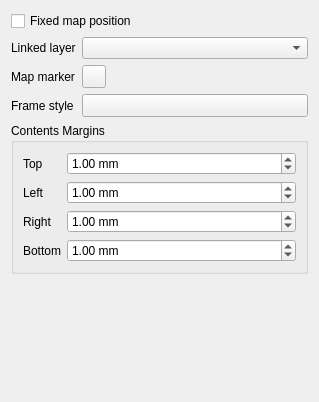
<?xml version="1.0" encoding="UTF-8"?>
<ui version="4.0">
 <class>QgsAnnotationWidgetBase</class>
 <widget class="QWidget" name="QgsAnnotationWidgetBase">
  <property name="geometry">
   <rect>
    <x>0</x>
    <y>0</y>
    <width>319</width>
    <height>402</height>
   </rect>
  </property>
  <property name="windowTitle">
   <string notr="true">Form</string>
  </property>
  <layout class="QGridLayout" name="gridLayout">
   <item row="6" column="0" colspan="2">
    <widget class="QgsCollapsibleGroupBox" name="mMarginsGroupBox">
     <property name="title">
      <string>Contents Margins</string>
     </property>
     <layout class="QGridLayout" name="gridLayout_2">
      <item row="0" column="0">
       <widget class="QLabel" name="label">
        <property name="text">
         <string>Top</string>
        </property>
       </widget>
      </item>
      <item row="0" column="1">
       <widget class="QgsDoubleSpinBox" name="mSpinTopMargin">
        <property name="sizePolicy">
         <sizepolicy hsizetype="Minimum" vsizetype="Fixed">
          <horstretch>1</horstretch>
          <verstretch>0</verstretch>
         </sizepolicy>
        </property>
        <property name="suffix">
         <string> mm</string>
        </property>
        <property name="decimals">
         <number>2</number>
        </property>
        <property name="maximum">
         <double>10000000.000000000000000</double>
        </property>
        <property name="singleStep">
         <double>0.200000000000000</double>
        </property>
        <property name="value">
         <double>1.000000000000000</double>
        </property>
       </widget>
      </item>
      <item row="3" column="0">
       <widget class="QLabel" name="label_4">
        <property name="text">
         <string>Bottom</string>
        </property>
       </widget>
      </item>
      <item row="1" column="0">
       <widget class="QLabel" name="label_2">
        <property name="text">
         <string>Left</string>
        </property>
       </widget>
      </item>
      <item row="2" column="0">
       <widget class="QLabel" name="label_3">
        <property name="text">
         <string>Right</string>
        </property>
       </widget>
      </item>
      <item row="1" column="1">
       <widget class="QgsDoubleSpinBox" name="mSpinLeftMargin">
        <property name="sizePolicy">
         <sizepolicy hsizetype="Minimum" vsizetype="Fixed">
          <horstretch>1</horstretch>
          <verstretch>0</verstretch>
         </sizepolicy>
        </property>
        <property name="suffix">
         <string> mm</string>
        </property>
        <property name="decimals">
         <number>2</number>
        </property>
        <property name="maximum">
         <double>10000000.000000000000000</double>
        </property>
        <property name="singleStep">
         <double>0.200000000000000</double>
        </property>
        <property name="value">
         <double>1.000000000000000</double>
        </property>
       </widget>
      </item>
      <item row="2" column="1">
       <widget class="QgsDoubleSpinBox" name="mSpinRightMargin">
        <property name="sizePolicy">
         <sizepolicy hsizetype="Minimum" vsizetype="Fixed">
          <horstretch>1</horstretch>
          <verstretch>0</verstretch>
         </sizepolicy>
        </property>
        <property name="suffix">
         <string> mm</string>
        </property>
        <property name="decimals">
         <number>2</number>
        </property>
        <property name="maximum">
         <double>10000000.000000000000000</double>
        </property>
        <property name="singleStep">
         <double>0.200000000000000</double>
        </property>
        <property name="value">
         <double>1.000000000000000</double>
        </property>
       </widget>
      </item>
      <item row="3" column="1">
       <widget class="QgsDoubleSpinBox" name="mSpinBottomMargin">
        <property name="sizePolicy">
         <sizepolicy hsizetype="Minimum" vsizetype="Fixed">
          <horstretch>1</horstretch>
          <verstretch>0</verstretch>
         </sizepolicy>
        </property>
        <property name="suffix">
         <string> mm</string>
        </property>
        <property name="decimals">
         <number>2</number>
        </property>
        <property name="maximum">
         <double>10000000.000000000000000</double>
        </property>
        <property name="singleStep">
         <double>0.200000000000000</double>
        </property>
        <property name="value">
         <double>1.000000000000000</double>
        </property>
       </widget>
      </item>
     </layout>
    </widget>
   </item>
   <item row="0" column="0" colspan="2">
    <widget class="QCheckBox" name="mMapPositionFixedCheckBox">
     <property name="text">
      <string>Fixed map position</string>
     </property>
    </widget>
   </item>
   <item row="4" column="1">
    <widget class="QgsSymbolButton" name="mFrameStyleButton">
     <property name="sizePolicy">
      <sizepolicy hsizetype="Preferred" vsizetype="Fixed">
       <horstretch>0</horstretch>
       <verstretch>0</verstretch>
      </sizepolicy>
     </property>
     <property name="text">
      <string/>
     </property>
    </widget>
   </item>
   <item row="1" column="0">
    <widget class="QLabel" name="mMapMarkerLabel_2">
     <property name="text">
      <string>Linked layer</string>
     </property>
     <property name="buddy">
      <cstring>mMapMarkerButton</cstring>
     </property>
    </widget>
   </item>
   <item row="4" column="0">
    <widget class="QLabel" name="mMapMarkerLabel_3">
     <property name="text">
      <string>Frame style</string>
     </property>
     <property name="buddy">
      <cstring>mMapMarkerButton</cstring>
     </property>
    </widget>
   </item>
   <item row="7" column="1">
    <spacer name="verticalSpacer">
     <property name="orientation">
      <enum>Qt::Vertical</enum>
     </property>
     <property name="sizeHint" stdset="0">
      <size>
       <width>20</width>
       <height>40</height>
      </size>
     </property>
    </spacer>
   </item>
   <item row="1" column="1">
    <widget class="QgsMapLayerComboBox" name="mLayerComboBox">
     <property name="toolTip">
      <string>Allows the annotation to be associated with a map layer. If set, the annotation will only be visible when the layer is visible.</string>
     </property>
    </widget>
   </item>
   <item row="2" column="1">
    <layout class="QHBoxLayout" name="horizontalLayout">
     <property name="topMargin">
      <number>0</number>
     </property>
     <item>
      <widget class="QgsSymbolButton" name="mMapMarkerButton">
       <property name="sizePolicy">
        <sizepolicy hsizetype="Preferred" vsizetype="Fixed">
         <horstretch>0</horstretch>
         <verstretch>0</verstretch>
        </sizepolicy>
       </property>
       <property name="text">
        <string/>
       </property>
      </widget>
     </item>
     <item>
      <spacer name="horizontalSpacer">
       <property name="orientation">
        <enum>Qt::Horizontal</enum>
       </property>
       <property name="sizeHint" stdset="0">
        <size>
         <width>40</width>
         <height>20</height>
        </size>
       </property>
      </spacer>
     </item>
    </layout>
   </item>
   <item row="2" column="0">
    <widget class="QLabel" name="mMapMarkerLabel">
     <property name="text">
      <string>Map marker</string>
     </property>
     <property name="buddy">
      <cstring>mMapMarkerButton</cstring>
     </property>
    </widget>
   </item>
  </layout>
 </widget>
 <customwidgets>
  <customwidget>
   <class>QgsDoubleSpinBox</class>
   <extends>QDoubleSpinBox</extends>
   <header>qgis.gui</header>
  </customwidget>
  <customwidget>
   <class>QgsSymbolButton</class>
   <extends>QToolButton</extends>
   <header>qgis.gui</header>
  </customwidget>
  <customwidget>
   <class>QgsCollapsibleGroupBox</class>
   <extends>QGroupBox</extends>
   <header>qgis.gui</header>
   <container>1</container>
  </customwidget>
  <customwidget>
   <class>QgsMapLayerComboBox</class>
   <extends>QComboBox</extends>
   <header location="global">qgsmaplayercombobox.h</header>
  </customwidget>
 </customwidgets>
 <tabstops>
  <tabstop>mMapPositionFixedCheckBox</tabstop>
  <tabstop>mLayerComboBox</tabstop>
  <tabstop>mMapMarkerButton</tabstop>
  <tabstop>mFrameStyleButton</tabstop>
  <tabstop>mSpinTopMargin</tabstop>
  <tabstop>mSpinLeftMargin</tabstop>
  <tabstop>mSpinRightMargin</tabstop>
  <tabstop>mSpinBottomMargin</tabstop>
 </tabstops>
 <resources/>
 <connections/>
</ui>
